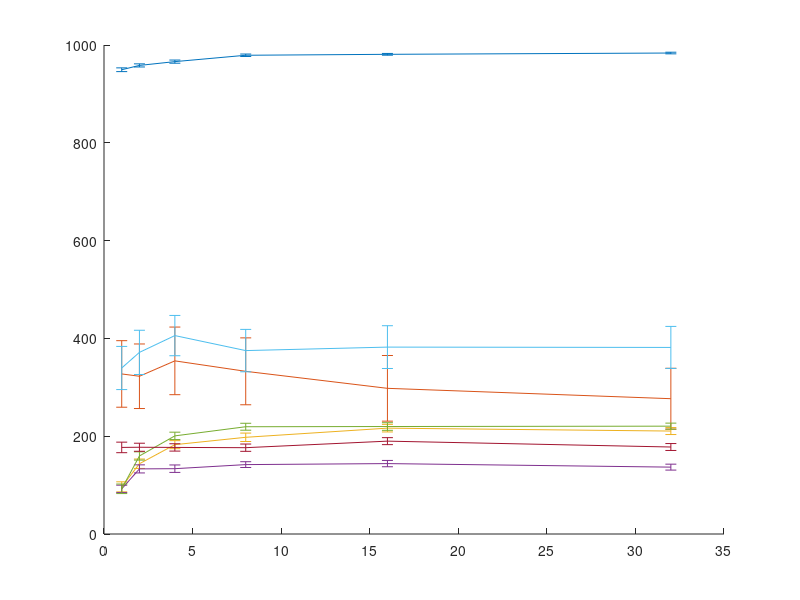

Source code (MATLAB):
load scoreMatForFig.mat
scoreMatTensor=[]
for i=1:7
  for j=1:6
    for k=1:50
      scoreTensor(i,j,k)=score{k}(i,j)
    end
  end
end

scoreMean=mean(scoreTensor,3)
scoreVar=var(scoreTensor,0,3)
errorBar=sqrt(scoreVar)/sqrt(50)*2
figure
hold on
for i=1:7
errorbar([1 2 4 8 16 32],fliplr(scoreMean(i,:)),fliplr(errorBar(i,:)))
end
